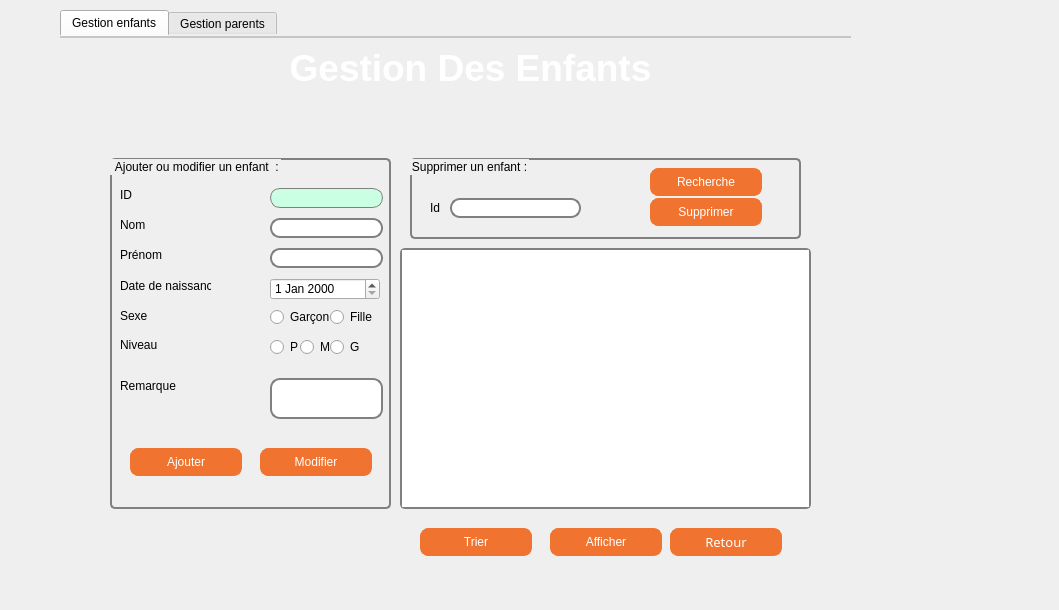
<?xml version="1.0" encoding="UTF-8"?>
<ui version="4.0">
 <class>Dialog4</class>
 <widget class="QDialog" name="Dialog4">
  <property name="geometry">
   <rect>
    <x>0</x>
    <y>0</y>
    <width>1059</width>
    <height>610</height>
   </rect>
  </property>
  <property name="windowTitle">
   <string>Dialog</string>
  </property>
  <widget class="QTabWidget" name="tabWidget">
   <property name="geometry">
    <rect>
     <x>60</x>
     <y>10</y>
     <width>791</width>
     <height>561</height>
    </rect>
   </property>
   <property name="styleSheet">
    <string notr="true">

 QTabWidget::pane { /* The tab widget frame */
     border-top: 2px solid #C2C7CB;
 }
 </string>
   </property>
   <property name="currentIndex">
    <number>0</number>
   </property>
   <widget class="QWidget" name="tab">
    <attribute name="title">
     <string>Gestion enfants</string>
    </attribute>
    <widget class="QPushButton" name="Trier_Enfant">
     <property name="geometry">
      <rect>
       <x>360</x>
       <y>490</y>
       <width>112</width>
       <height>28</height>
      </rect>
     </property>
     <property name="styleSheet">
      <string notr="true">QPushButton {
	font: 10pt &quot;Tw Cen MT Condensed Extra Bold&quot;;

color: white;
background-color: #f0742f; 
border-width: 1px;
border-color: #f0742f;
border-style: solid;
border-radius: 8;
padding: 3px;
padding-left: 5px;
padding-right: 5px;
min-width: 100px;
max-width: 100px;
min-height: 20px;
max-height: 20px;
}

QPushButton:hover
{
color :black;
}</string>
     </property>
     <property name="text">
      <string>Trier</string>
     </property>
    </widget>
    <widget class="QGroupBox" name="groupBox_3">
     <property name="geometry">
      <rect>
       <x>350</x>
       <y>120</y>
       <width>391</width>
       <height>81</height>
      </rect>
     </property>
     <property name="styleSheet">
      <string notr="true"> QGroupBox {
  
     border: 2px solid gray;
     border-radius: 5px;
     margin-top: 1ex; /* leave space at the top for the title */
 }</string>
     </property>
     <property name="title">
      <string>Supprimer un enfant :</string>
     </property>
     <widget class="QLabel" name="label_7">
      <property name="geometry">
       <rect>
        <x>20</x>
        <y>40</y>
        <width>41</width>
        <height>20</height>
       </rect>
      </property>
      <property name="text">
       <string>Id</string>
      </property>
     </widget>
     <widget class="QLineEdit" name="le_id_sup">
      <property name="geometry">
       <rect>
        <x>40</x>
        <y>40</y>
        <width>131</width>
        <height>20</height>
       </rect>
      </property>
      <property name="styleSheet">
       <string notr="true"> QLineEdit {
     border: 2px solid gray;
     border-radius: 10px;
     padding: 0 8px;

 }</string>
      </property>
     </widget>
     <widget class="QPushButton" name="Supprimer_Enfant">
      <property name="geometry">
       <rect>
        <x>240</x>
        <y>40</y>
        <width>112</width>
        <height>28</height>
       </rect>
      </property>
      <property name="styleSheet">
       <string notr="true">QPushButton {
	font: 10pt &quot;Tw Cen MT Condensed Extra Bold&quot;;

color: white;
background-color: #f0742f; 
border-width: 1px;
border-color: #f0742f;
border-style: solid;
border-radius: 8;
padding: 3px;
padding-left: 5px;
padding-right: 5px;
min-width: 100px;
max-width: 100px;
min-height: 20px;
max-height: 20px;
}

QPushButton:hover
{
color :black;
}</string>
      </property>
      <property name="text">
       <string>Supprimer</string>
      </property>
     </widget>
     <widget class="QPushButton" name="Recherche_Enfant">
      <property name="geometry">
       <rect>
        <x>240</x>
        <y>10</y>
        <width>112</width>
        <height>28</height>
       </rect>
      </property>
      <property name="styleSheet">
       <string notr="true">QPushButton {
	font: 10pt &quot;Tw Cen MT Condensed Extra Bold&quot;;

color: white;
background-color: #f0742f; 
border-width: 1px;
border-color: #f0742f;
border-style: solid;
border-radius: 8;
padding: 3px;
padding-left: 5px;
padding-right: 5px;
min-width: 100px;
max-width: 100px;
min-height: 20px;
max-height: 20px;
}

QPushButton:hover
{
color :black;
}</string>
      </property>
      <property name="text">
       <string>Recherche</string>
      </property>
     </widget>
    </widget>
    <widget class="QGroupBox" name="groupBox_5">
     <property name="geometry">
      <rect>
       <x>50</x>
       <y>120</y>
       <width>281</width>
       <height>351</height>
      </rect>
     </property>
     <property name="styleSheet">
      <string notr="true">  
 QGroupBox {
  
     border: 2px solid gray;
     border-radius: 5px;
     margin-top: 1ex; /* leave space at the top for the title */
 }</string>
     </property>
     <property name="title">
      <string> Ajouter ou modifier un enfant  :</string>
     </property>
     <widget class="QLabel" name="label_20">
      <property name="geometry">
       <rect>
        <x>10</x>
        <y>30</y>
        <width>47</width>
        <height>14</height>
       </rect>
      </property>
      <property name="styleSheet">
       <string notr="true"> QLineEdit { color: red }</string>
      </property>
      <property name="text">
       <string>ID</string>
      </property>
     </widget>
     <widget class="QLabel" name="label_21">
      <property name="geometry">
       <rect>
        <x>10</x>
        <y>60</y>
        <width>47</width>
        <height>14</height>
       </rect>
      </property>
      <property name="text">
       <string>Nom</string>
      </property>
     </widget>
     <widget class="QLabel" name="label_22">
      <property name="geometry">
       <rect>
        <x>10</x>
        <y>90</y>
        <width>47</width>
        <height>14</height>
       </rect>
      </property>
      <property name="text">
       <string>Prénom</string>
      </property>
     </widget>
     <widget class="QLabel" name="label_23">
      <property name="geometry">
       <rect>
        <x>10</x>
        <y>180</y>
        <width>47</width>
        <height>14</height>
       </rect>
      </property>
      <property name="text">
       <string>Niveau </string>
      </property>
     </widget>
     <widget class="QLineEdit" name="le_idE">
      <property name="geometry">
       <rect>
        <x>160</x>
        <y>30</y>
        <width>113</width>
        <height>20</height>
       </rect>
      </property>
      <property name="styleSheet">
       <string notr="true"> 
QLineEdit{ background-color:rgb(202, 255, 227);
border: 1px solid gray;
border-radius: 10px;
padding: 0 8px;
selection-background-color: darkgray;
font-size: 16px;}</string>
      </property>
     </widget>
     <widget class="QLabel" name="label_24">
      <property name="geometry">
       <rect>
        <x>10</x>
        <y>120</y>
        <width>91</width>
        <height>16</height>
       </rect>
      </property>
      <property name="text">
       <string>Date de naissance</string>
      </property>
     </widget>
     <widget class="QLineEdit" name="le_nomE">
      <property name="geometry">
       <rect>
        <x>160</x>
        <y>60</y>
        <width>113</width>
        <height>20</height>
       </rect>
      </property>
      <property name="styleSheet">
       <string notr="true"> QLineEdit {
     border: 2px solid gray;
     border-radius: 10px;
     padding: 0 8px;
 
 }</string>
      </property>
      <property name="text">
       <string/>
      </property>
     </widget>
     <widget class="QLineEdit" name="le_prenomE">
      <property name="geometry">
       <rect>
        <x>160</x>
        <y>90</y>
        <width>113</width>
        <height>20</height>
       </rect>
      </property>
      <property name="styleSheet">
       <string notr="true"> QLineEdit {
     border: 2px solid gray;
     border-radius: 10px;
     padding: 0 8px;

 }</string>
      </property>
     </widget>
     <widget class="QLabel" name="label_25">
      <property name="geometry">
       <rect>
        <x>10</x>
        <y>220</y>
        <width>61</width>
        <height>16</height>
       </rect>
      </property>
      <property name="text">
       <string>Remarque</string>
      </property>
     </widget>
     <widget class="QLineEdit" name="le_remq">
      <property name="geometry">
       <rect>
        <x>160</x>
        <y>220</y>
        <width>113</width>
        <height>41</height>
       </rect>
      </property>
      <property name="styleSheet">
       <string notr="true"> QLineEdit {
     border: 2px solid gray;
     border-radius: 10px;
     padding: 0 8px;

 }</string>
      </property>
     </widget>
     <widget class="QLabel" name="label_26">
      <property name="geometry">
       <rect>
        <x>10</x>
        <y>150</y>
        <width>91</width>
        <height>16</height>
       </rect>
      </property>
      <property name="text">
       <string>Sexe</string>
      </property>
     </widget>
     <widget class="QRadioButton" name="rad1">
      <property name="geometry">
       <rect>
        <x>160</x>
        <y>150</y>
        <width>61</width>
        <height>18</height>
       </rect>
      </property>
      <property name="styleSheet">
       <string notr="true"> QCheckBox {
     spacing: 5px;
 }</string>
      </property>
      <property name="text">
       <string>Garçon</string>
      </property>
     </widget>
     <widget class="QRadioButton" name="rad2">
      <property name="geometry">
       <rect>
        <x>220</x>
        <y>150</y>
        <width>61</width>
        <height>18</height>
       </rect>
      </property>
      <property name="text">
       <string>Fille</string>
      </property>
     </widget>
     <widget class="QRadioButton" name="rad3">
      <property name="geometry">
       <rect>
        <x>160</x>
        <y>180</y>
        <width>31</width>
        <height>18</height>
       </rect>
      </property>
      <property name="text">
       <string>P</string>
      </property>
     </widget>
     <widget class="QRadioButton" name="rad4">
      <property name="geometry">
       <rect>
        <x>190</x>
        <y>180</y>
        <width>31</width>
        <height>18</height>
       </rect>
      </property>
      <property name="text">
       <string>M</string>
      </property>
     </widget>
     <widget class="QRadioButton" name="rad5">
      <property name="geometry">
       <rect>
        <x>220</x>
        <y>180</y>
        <width>31</width>
        <height>18</height>
       </rect>
      </property>
      <property name="text">
       <string>G</string>
      </property>
     </widget>
     <widget class="QDateEdit" name="la_date">
      <property name="geometry">
       <rect>
        <x>160</x>
        <y>120</y>
        <width>110</width>
        <height>22</height>
       </rect>
      </property>
     </widget>
     <widget class="QPushButton" name="ajouter_enfant">
      <property name="geometry">
       <rect>
        <x>20</x>
        <y>290</y>
        <width>112</width>
        <height>28</height>
       </rect>
      </property>
      <property name="styleSheet">
       <string notr="true">QPushButton {
	font: 10pt &quot;Tw Cen MT Condensed Extra Bold&quot;;

color: white;
background-color: #f0742f; 
border-width: 1px;
border-color: #f0742f;
border-style: solid;
border-radius: 8;
padding: 3px;
padding-left: 5px;
padding-right: 5px;
min-width: 100px;
max-width: 100px;
min-height: 20px;
max-height: 20px;
}

QPushButton:hover
{
color :black;
}</string>
      </property>
      <property name="text">
       <string>Ajouter</string>
      </property>
     </widget>
     <widget class="QPushButton" name="Modifier_Enfant">
      <property name="geometry">
       <rect>
        <x>150</x>
        <y>290</y>
        <width>112</width>
        <height>28</height>
       </rect>
      </property>
      <property name="styleSheet">
       <string notr="true">QPushButton {
	font: 10pt &quot;Tw Cen MT Condensed Extra Bold&quot;;

color: white;
background-color: #f0742f; 
border-width: 1px;
border-color: #f0742f;
border-style: solid;
border-radius: 8;
padding: 3px;
padding-left: 5px;
padding-right: 5px;
min-width: 100px;
max-width: 100px;
min-height: 20px;
max-height: 20px;
}

QPushButton:hover
{
color :black;
}</string>
      </property>
      <property name="text">
       <string>Modifier</string>
      </property>
     </widget>
    </widget>
    <widget class="QPushButton" name="Afficher_Enfant">
     <property name="geometry">
      <rect>
       <x>490</x>
       <y>490</y>
       <width>112</width>
       <height>28</height>
      </rect>
     </property>
     <property name="styleSheet">
      <string notr="true">QPushButton {
	font: 10pt &quot;Tw Cen MT Condensed Extra Bold&quot;;

color: white;
background-color: #f0742f; 
border-width: 1px;
border-color: #f0742f;
border-style: solid;
border-radius: 8;
padding: 3px;
padding-left: 5px;
padding-right: 5px;
min-width: 100px;
max-width: 100px;
min-height: 20px;
max-height: 20px;
}

QPushButton:hover
{
color :black;
}</string>
     </property>
     <property name="text">
      <string>Afficher</string>
     </property>
    </widget>
    <widget class="QTableView" name="tabEnfant">
     <property name="geometry">
      <rect>
       <x>340</x>
       <y>210</y>
       <width>411</width>
       <height>261</height>
      </rect>
     </property>
     <property name="styleSheet">
      <string notr="true">
QTableView {
     
   
       
       border: 2px solid gray;
       border-radius: 5px;
}</string>
     </property>
    </widget>
    <widget class="QLabel" name="label_13">
     <property name="geometry">
      <rect>
       <x>180</x>
       <y>0</y>
       <width>461</width>
       <height>61</height>
      </rect>
     </property>
     <property name="text">
      <string>&lt;html&gt;&lt;head/&gt;&lt;body&gt;&lt;p align=&quot;center&quot;&gt;&lt;span style=&quot; font-size:28pt; font-weight:600; color:#ffffff;&quot;&gt;Gestion Des Enfants&lt;/span&gt;&lt;/p&gt;&lt;/body&gt;&lt;/html&gt;</string>
     </property>
    </widget>
    <widget class="QPushButton" name="retour_2">
     <property name="geometry">
      <rect>
       <x>610</x>
       <y>490</y>
       <width>112</width>
       <height>28</height>
      </rect>
     </property>
     <property name="font">
      <font>
       <family>Tw Cen MT Condensed Extra Bold</family>
       <pointsize>10</pointsize>
       <weight>50</weight>
       <italic>false</italic>
       <bold>false</bold>
      </font>
     </property>
     <property name="toolTip">
      <string>&lt;html&gt;&lt;head/&gt;&lt;body&gt;&lt;p&gt;&lt;span style=&quot; font-weight:600;&quot;&gt;retour&lt;/span&gt;&lt;/p&gt;&lt;/body&gt;&lt;/html&gt;</string>
     </property>
     <property name="styleSheet">
      <string notr="true">QPushButton {
	font: 10pt &quot;Tw Cen MT Condensed Extra Bold&quot;;

color: white;
background-color: #f0742f; 
border-width: 1px;
border-color: #f0742f;
border-style: solid;
border-radius: 8;
padding: 3px;
padding-left: 5px;
padding-right: 5px;
min-width: 100px;
max-width: 100px;
min-height: 20px;
max-height: 20px;
}

QPushButton:hover
{
color :black;
}</string>
     </property>
     <property name="text">
      <string>Retour</string>
     </property>
    </widget>
   </widget>
   <widget class="QWidget" name="widget">
    <attribute name="title">
     <string>Gestion parents</string>
    </attribute>
    <widget class="QTableView" name="tabParent">
     <property name="geometry">
      <rect>
       <x>370</x>
       <y>210</y>
       <width>391</width>
       <height>261</height>
      </rect>
     </property>
     <property name="styleSheet">
      <string notr="true">
QTableView {

       
        font: 1em;
      
       border: 2px solid gray;
       border-radius: 5px;
}</string>
     </property>
    </widget>
    <widget class="QGroupBox" name="groupBox_6">
     <property name="geometry">
      <rect>
       <x>370</x>
       <y>120</y>
       <width>381</width>
       <height>81</height>
      </rect>
     </property>
     <property name="styleSheet">
      <string notr="true"> QGroupBox {
 
     border: 2px solid gray;
     border-radius: 5px;
     margin-top: 1ex; /* leave space at the top for the title */
 }
</string>
     </property>
     <property name="title">
      <string>Supprimer parent/s par Id </string>
     </property>
     <widget class="QLabel" name="label_28">
      <property name="geometry">
       <rect>
        <x>10</x>
        <y>30</y>
        <width>47</width>
        <height>14</height>
       </rect>
      </property>
      <property name="text">
       <string>Id :</string>
      </property>
     </widget>
     <widget class="QLineEdit" name="le_idp_sup">
      <property name="geometry">
       <rect>
        <x>40</x>
        <y>30</y>
        <width>113</width>
        <height>20</height>
       </rect>
      </property>
     </widget>
     <widget class="QPushButton" name="Supprimer_Parent">
      <property name="geometry">
       <rect>
        <x>220</x>
        <y>10</y>
        <width>112</width>
        <height>28</height>
       </rect>
      </property>
      <property name="styleSheet">
       <string notr="true">QPushButton {
	font: 10pt &quot;Tw Cen MT Condensed Extra Bold&quot;;

color: white;
background-color: #f0742f; 
border-width: 1px;
border-color: #f0742f;
border-style: solid;
border-radius: 8;
padding: 3px;
padding-left: 5px;
padding-right: 5px;
min-width: 100px;
max-width: 100px;
min-height: 20px;
max-height: 20px;
}

QPushButton:hover
{
color :black;
}</string>
      </property>
      <property name="text">
       <string>Supprimer</string>
      </property>
     </widget>
     <widget class="QPushButton" name="Recherche_p">
      <property name="geometry">
       <rect>
        <x>220</x>
        <y>40</y>
        <width>112</width>
        <height>28</height>
       </rect>
      </property>
      <property name="styleSheet">
       <string notr="true">QPushButton {
	font: 10pt &quot;Tw Cen MT Condensed Extra Bold&quot;;

color: white;
background-color: #f0742f; 
border-width: 1px;
border-color: #f0742f;
border-style: solid;
border-radius: 8;
padding: 3px;
padding-left: 5px;
padding-right: 5px;
min-width: 100px;
max-width: 100px;
min-height: 20px;
max-height: 20px;
}

QPushButton:hover
{
color :black;
}</string>
      </property>
      <property name="text">
       <string>Recherche</string>
      </property>
     </widget>
    </widget>
    <widget class="QGroupBox" name="groupBox_4">
     <property name="geometry">
      <rect>
       <x>80</x>
       <y>120</y>
       <width>271</width>
       <height>351</height>
      </rect>
     </property>
     <property name="styleSheet">
      <string notr="true">  
 QGroupBox {
   
     border: 2px solid gray;
     border-radius: 5px;
     margin-top: 1ex; /* leave space at the top for the title */
 }</string>
     </property>
     <property name="title">
      <string>Ajouter ou Modifier un parent </string>
     </property>
     <widget class="QLabel" name="label_8">
      <property name="geometry">
       <rect>
        <x>10</x>
        <y>30</y>
        <width>47</width>
        <height>14</height>
       </rect>
      </property>
      <property name="text">
       <string>Idp</string>
      </property>
     </widget>
     <widget class="QLabel" name="label_9">
      <property name="geometry">
       <rect>
        <x>10</x>
        <y>60</y>
        <width>47</width>
        <height>14</height>
       </rect>
      </property>
      <property name="text">
       <string>Nom_p</string>
      </property>
     </widget>
     <widget class="QLabel" name="label_10">
      <property name="geometry">
       <rect>
        <x>10</x>
        <y>90</y>
        <width>61</width>
        <height>16</height>
       </rect>
      </property>
      <property name="text">
       <string>Prénom_p</string>
      </property>
     </widget>
     <widget class="QLabel" name="label_11">
      <property name="geometry">
       <rect>
        <x>10</x>
        <y>120</y>
        <width>121</width>
        <height>16</height>
       </rect>
      </property>
      <property name="text">
       <string>Numéro de telephone</string>
      </property>
     </widget>
     <widget class="QLabel" name="label_12">
      <property name="geometry">
       <rect>
        <x>10</x>
        <y>150</y>
        <width>121</width>
        <height>16</height>
       </rect>
      </property>
      <property name="text">
       <string>Adresse</string>
      </property>
     </widget>
     <widget class="QLabel" name="label_27">
      <property name="geometry">
       <rect>
        <x>10</x>
        <y>180</y>
        <width>81</width>
        <height>16</height>
       </rect>
      </property>
      <property name="text">
       <string>Relation</string>
      </property>
     </widget>
     <widget class="QLineEdit" name="le_idP">
      <property name="geometry">
       <rect>
        <x>150</x>
        <y>30</y>
        <width>113</width>
        <height>20</height>
       </rect>
      </property>
      <property name="styleSheet">
       <string notr="true"> QLineEdit {
     border: 2px solid gray;
     border-radius: 10px;
     padding: 0 8px;
     background: darkgray;
     selection-background-color: darkgray;
 }</string>
      </property>
     </widget>
     <widget class="QLineEdit" name="le_nomP">
      <property name="geometry">
       <rect>
        <x>150</x>
        <y>60</y>
        <width>113</width>
        <height>20</height>
       </rect>
      </property>
     </widget>
     <widget class="QLineEdit" name="le_prenomP">
      <property name="geometry">
       <rect>
        <x>150</x>
        <y>90</y>
        <width>113</width>
        <height>20</height>
       </rect>
      </property>
     </widget>
     <widget class="QLineEdit" name="le_num">
      <property name="geometry">
       <rect>
        <x>150</x>
        <y>120</y>
        <width>113</width>
        <height>20</height>
       </rect>
      </property>
     </widget>
     <widget class="QLineEdit" name="le_add">
      <property name="geometry">
       <rect>
        <x>150</x>
        <y>150</y>
        <width>113</width>
        <height>20</height>
       </rect>
      </property>
     </widget>
     <widget class="QPushButton" name="OK">
      <property name="geometry">
       <rect>
        <x>180</x>
        <y>210</y>
        <width>41</width>
        <height>23</height>
       </rect>
      </property>
      <property name="text">
       <string>OK</string>
      </property>
     </widget>
     <widget class="QWidget" name="layoutWidget">
      <property name="geometry">
       <rect>
        <x>150</x>
        <y>180</y>
        <width>107</width>
        <height>20</height>
       </rect>
      </property>
      <layout class="QHBoxLayout" name="horizontalLayout">
       <item>
        <widget class="QRadioButton" name="radM">
         <property name="text">
          <string>Mère</string>
         </property>
        </widget>
       </item>
       <item>
        <widget class="QRadioButton" name="radP">
         <property name="text">
          <string>Père</string>
         </property>
         <property name="checked">
          <bool>true</bool>
         </property>
        </widget>
       </item>
      </layout>
     </widget>
     <widget class="QPushButton" name="Ajouter_Parent">
      <property name="geometry">
       <rect>
        <x>10</x>
        <y>270</y>
        <width>112</width>
        <height>28</height>
       </rect>
      </property>
      <property name="styleSheet">
       <string notr="true">QPushButton {
	font: 10pt &quot;Tw Cen MT Condensed Extra Bold&quot;;

color: white;
background-color: #f0742f; 
border-width: 1px;
border-color: #f0742f;
border-style: solid;
border-radius: 8;
padding: 3px;
padding-left: 5px;
padding-right: 5px;
min-width: 100px;
max-width: 100px;
min-height: 20px;
max-height: 20px;
}

QPushButton:hover
{
color :black;
}</string>
      </property>
      <property name="text">
       <string>Ajouter</string>
      </property>
     </widget>
     <widget class="QPushButton" name="Modifier_Parent">
      <property name="geometry">
       <rect>
        <x>130</x>
        <y>270</y>
        <width>112</width>
        <height>28</height>
       </rect>
      </property>
      <property name="styleSheet">
       <string notr="true">QPushButton {
	font: 10pt &quot;Tw Cen MT Condensed Extra Bold&quot;;

color: white;
background-color: #f0742f; 
border-width: 1px;
border-color: #f0742f;
border-style: solid;
border-radius: 8;
padding: 3px;
padding-left: 5px;
padding-right: 5px;
min-width: 100px;
max-width: 100px;
min-height: 20px;
max-height: 20px;
}

QPushButton:hover
{
color :black;
}</string>
      </property>
      <property name="text">
       <string>Modifier</string>
      </property>
     </widget>
    </widget>
    <widget class="QPushButton" name="Afficher_Parent">
     <property name="geometry">
      <rect>
       <x>470</x>
       <y>490</y>
       <width>112</width>
       <height>28</height>
      </rect>
     </property>
     <property name="styleSheet">
      <string notr="true">QPushButton {
	font: 10pt &quot;Tw Cen MT Condensed Extra Bold&quot;;

color: white;
background-color: #f0742f; 
border-width: 1px;
border-color: #f0742f;
border-style: solid;
border-radius: 8;
padding: 3px;
padding-left: 5px;
padding-right: 5px;
min-width: 100px;
max-width: 100px;
min-height: 20px;
max-height: 20px;
}

QPushButton:hover
{
color :black;
}</string>
     </property>
     <property name="text">
      <string>Afficher</string>
     </property>
    </widget>
    <widget class="QPushButton" name="retour">
     <property name="geometry">
      <rect>
       <x>600</x>
       <y>490</y>
       <width>112</width>
       <height>28</height>
      </rect>
     </property>
     <property name="font">
      <font>
       <family>Tw Cen MT Condensed Extra Bold</family>
       <pointsize>10</pointsize>
       <weight>50</weight>
       <italic>false</italic>
       <bold>false</bold>
      </font>
     </property>
     <property name="toolTip">
      <string>&lt;html&gt;&lt;head/&gt;&lt;body&gt;&lt;p&gt;&lt;span style=&quot; font-weight:600;&quot;&gt;retour&lt;/span&gt;&lt;/p&gt;&lt;/body&gt;&lt;/html&gt;</string>
     </property>
     <property name="styleSheet">
      <string notr="true">QPushButton {
	font: 10pt &quot;Tw Cen MT Condensed Extra Bold&quot;;

color: white;
background-color: #f0742f; 
border-width: 1px;
border-color: #f0742f;
border-style: solid;
border-radius: 8;
padding: 3px;
padding-left: 5px;
padding-right: 5px;
min-width: 100px;
max-width: 100px;
min-height: 20px;
max-height: 20px;
}

QPushButton:hover
{
color :black;
}</string>
     </property>
     <property name="text">
      <string>Retour</string>
     </property>
    </widget>
    <widget class="QLabel" name="label_14">
     <property name="geometry">
      <rect>
       <x>180</x>
       <y>0</y>
       <width>461</width>
       <height>61</height>
      </rect>
     </property>
     <property name="text">
      <string>&lt;html&gt;&lt;head/&gt;&lt;body&gt;&lt;p align=&quot;center&quot;&gt;&lt;span style=&quot; font-size:28pt; font-weight:600; color:#ffffff;&quot;&gt;Gestion Des Parents&lt;/span&gt;&lt;/p&gt;&lt;/body&gt;&lt;/html&gt;</string>
     </property>
    </widget>
   </widget>
  </widget>
 </widget>
 <resources/>
 <connections/>
</ui>
